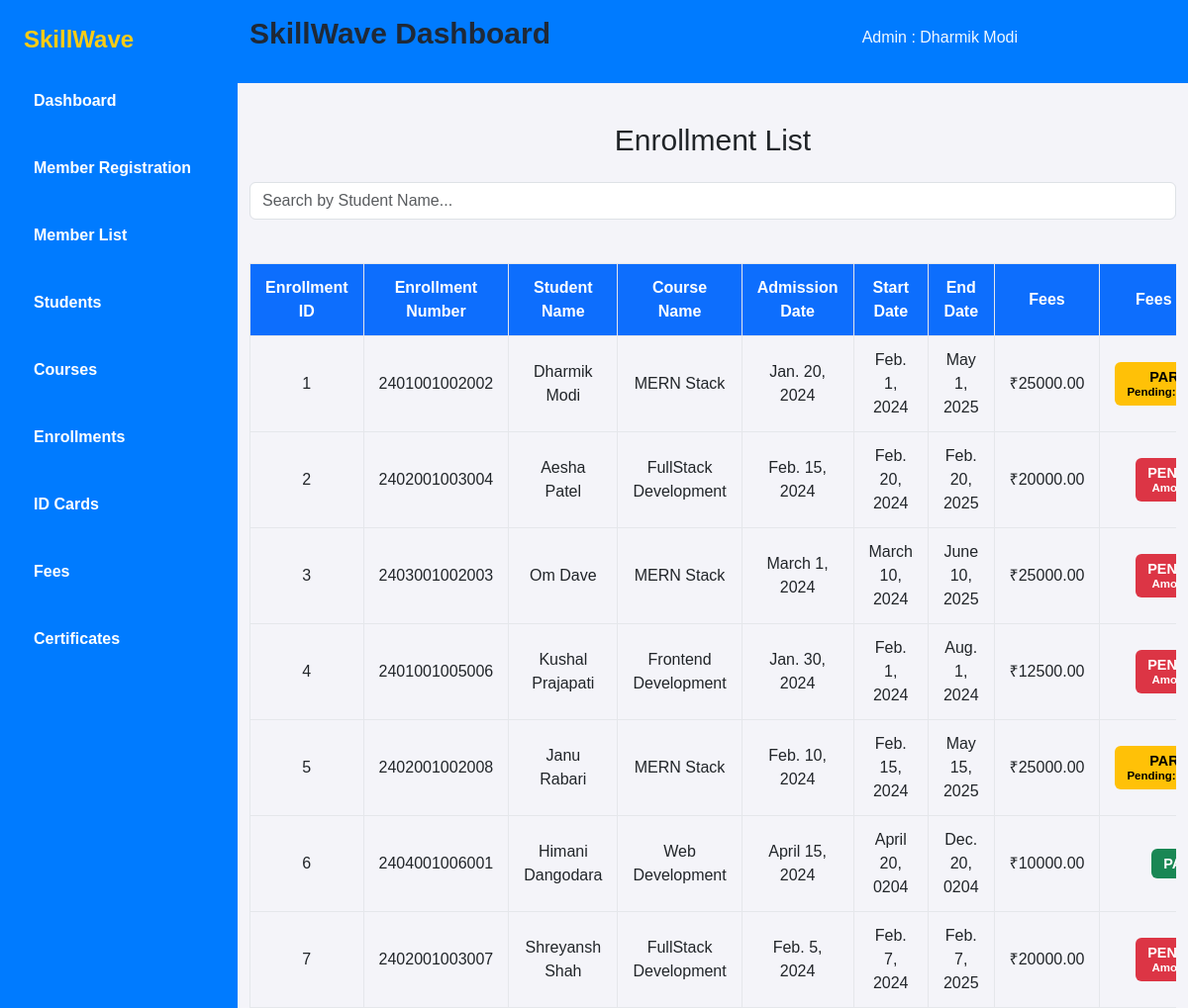
Screenshot of /enrollment/1/ with the database file from the repository.
### myapp/models.py (models this page shows, shortened)
class Admin(models.Model):
    admin_id = models.AutoField(primary_key=True, verbose_name="ID")
    email = models.EmailField(max_length=50)
    password = models.CharField(max_length=10)
    name = models.CharField(max_length=50)

class Enrollment(models.Model):
    enroll_id = models.AutoField(primary_key=True)  # Fixed spelling: enorll_id → enroll_id
    enrollment_number = models.IntegerField(verbose_name="Enrollment Number")
    admin = models.ForeignKey(Admin, on_delete = models.CASCADE )
    student_id = models.ForeignKey(Student, verbose_name="name", on_delete=models.CASCADE, related_name="enrollments")
    course_name = models.ForeignKey(Course, verbose_name="course_name", on_delete=models.CASCADE, related_name="enrollments")
    admission_date = models.DateField()  # Fixed spelling: Addmission_date → admission_date
    start_date = models.DateField()
    end_date = models.DateField()
    total_paid = models.DecimalField(max_digits=10, decimal_places=2, default=0.00)
    pending_amount = models.DecimalField(max_digits=10, decimal_places=2, default=0.00)
    PAYMENT_STATUS_CHOICES = [
        ('PENDING', 'Pending'),
        ('PAID', 'Paid'),
        ('PARTIAL', 'Partial'),
    ]
    payment_status = models.CharField(max_length=10,choices=PAYMENT_STATUS_CHOICES,default='PENDING',verbose_name="Payment Status")

class Student(models.Model):
    student_id = models.AutoField(primary_key=True, verbose_name="ID")  # Fixed spelling: student_id → ID
    admin = models.ForeignKey(Admin, on_delete = models.CASCADE )
    name = models.CharField(max_length=50)
    address = models.CharField(max_length=100)
    phone_no = models.CharField(max_length=10)
    email = models.CharField(max_length=50)
    DOB = models.DateField()
    photo = models.FileField(upload_to='static/images/student_photos/', null=True)  # Fixed max_length to 1
    marks = models.IntegerField(default=0)  # Assuming marks field exists
    gender = models.CharField(max_length=10, choices=[('Male', 'Male'), ('Female', 'Female')])  # Add this field

class Course(models.Model):
    course_id = models.AutoField(verbose_name="course_id",primary_key=True)
    admin = models.ForeignKey(Admin, on_delete = models.CASCADE )
    course_name = models.CharField(max_length=30)
    duration = models.IntegerField(help_text="Duration in month")
    fees = models.DecimalField(max_digits=10, decimal_places=2)
    def __str__(self):
        return self.course_name

### myapp/views.py (the view)
# urls.py: path('enrollment/<int:admin_id>/', views.Enrollment, name='enrollment'),
def Enrollment(request, admin_id):
    c = models.Admin.objects.get(admin_id=admin_id)
    id = c.admin_id
    enrollment = models.Enrollment.objects.filter(admin=admin_id)
    context = {
        'id': id,
        'admin': models.Admin.objects.get(admin_id=admin_id),
        'enrollment': enrollment,
        'admin_id': admin_id,
    }
    context['enrollment'] = enrollment
    return render(request, 'enrollment.html', context)

### myapp/templates/enrollment.html (shortened to what this page needs)
<!DOCTYPE html>
<html lang="en">
<head>
    <script src="https://cdn.tailwindcss.com"></script>
    <link href="https://cdn.jsdelivr.net/npm/bootstrap@5.3.5/dist/css/bootstrap.min.css" rel="stylesheet">
    <link rel="stylesheet" href="https://cdnjs.cloudflare.com/ajax/libs/font-awesome/6.5.0/css/all.min.css">
</head>
<body>
    <div class="flex">
        <aside class="w-1/5 sidebar text-white min-h-screen p-6">
            <h2 class="text-2xl font-bold mb-6"><a href="#">SkillWave</a></h2>
            <ul>
                <li class="mb-4 font-semibold"><a href="{% url 'admin_dashboard' id %}">Dashboard</a></li>
                <li class="mb-4 font-semibold"><a href="{% url 'member_register' admin_id %}">Member Registration</a></li>
                <li class="mb-4 font-semibold"><a href="{% url 'member_list' admin_id %}">Member List</a></li>
                <li class="mb-4 font-semibold"><a href="{% url 'student' admin_id %}">Students</a></li>
                <li class="mb-4 font-semibold"><a href="{% url 'course' admin_id %}">Courses</a></li>
                <li class="mb-4 font-semibold"><a href="{% url 'enrollment' admin_id %}">Enrollments</a></li>
                <li class="mb-4 font-semibold"><a href="{% url 'idcard' admin_id %}">ID Cards</a></li>
                <li class="mb-4 font-semibold"><a href="{% url 'fee' admin_id %}">Fees</a></li>
                <li class="mb-4 font-semibold"><a href="{% url 'certificate' admin_id %}">Certificates</a></li>
            </ul>
        </aside>
        <main class="w-4/5 ">
            <nav class="site-nav mb-10" style="background-color: #007bff;">
                <div class="pb-2 top-bar mb-3">
                    <div class="container">
                        <div class="row align-items-center">
                            <div class="col-lg-7 ">
                                <h1 class="flex text-3xl font-bold text-gray-800 mb-6 mt-3">SkillWave Dashboard</h1>
                            </div>
                            <div class="col-lg-3">
                                <div class="text-right" style="color: aliceblue;">Admin : {{admin.name }}</div>
                            </div>
                        </div>
                    </div>
                </div>
            </nav>
            <div class="container">
                <h2 class="text-center text-3xl mb-4">Enrollment List</h2>
                <div class="d-flex justify-content-end">
                    <input type="text" id="searchInput" name="searchInput" class="form-control search-box" placeholder="Search by Student Name...">
                </div><br>
                <div class="table-responsive">
                    <table class="table-bordered text-center">
                        <thead class="bg-primary text-white">
                            <tr>
                                <th>Enrollment ID</th>
                                <th>Enrollment Number</th>
                                <th>Student Name</th>
                                <th>Course Name</th>
                                <th>Admission Date</th>
                                <th>Start Date</th>
                                <th>End Date</th>
                                <TH>Fees</TH>
                                <th>Fees Status</th>
                            </tr>
                        </thead>
                        <tbody>
                            {% for enrollment in enrollment %}
                            <tr>
                                <td>{{ enrollment.enroll_id }}</td>
                                <td>{{ enrollment.enrollment_number }}</td>
                                <td>{{ enrollment.student_id.name }}</td>
                                <td>{{ enrollment.course_name }}</td>
                                <td>{{ enrollment.admission_date }}</td>
                                <td>{{ enrollment.start_date }}</td>
                                <td>{{ enrollment.end_date }}</td>
                                <td>₹{{ enrollment.course_name.fees }}</td>
                                <td>
                                {% if enrollment.payment_status == 'PAID' %}
                                    <span class="badge bg-success" style="font-size: 0.9em; padding: 8px 12px;">
                                         PAID
                                    </span>
                                {% elif enrollment.payment_status == 'PARTIAL' %}
                                    <span class="badge bg-warning" style="font-size: 0.9em; padding: 8px 12px; color: #000;">
                                         PARTIAL
                                        <br>
                                        <small>Pending: ₹{{ enrollment.pending_amount }}</small>
                                    </span>
                                {% else %}
                                    <span class="badge bg-danger" style="font-size: 0.9em; padding: 8px 12px;">
                                         PENDING
                                        <br>
                                        <small>Amount: ₹{{ enrollment.fees }}</small>
                                    </span>
                                {% endif %}
                                </td>
                            </tr>
                            {% empty %}
                            <tr>
                                <td colspan="7" class="text-center text-gray-500">No members available.</td>
                            </tr>
                            {% endfor %}
                        </tbody>
                    </table>
                </div>
            </div>
        </main>
    </div>
</body>
</html>

### myapp/templates/enrollment.html (style rules this page uses)
body { font-family: 'Poppins', sans-serif; background: #f4f4f9; }
.sidebar { background: #007bff; }
.sidebar h2 a { color: #facc15; text-decoration: none; }
.sidebar ul li { cursor: pointer; transition: 0.3s; }
table { width: 100%; border-collapse: collapse; margin-top: 20px; }
thead { background-color: #007bff; color: white; }
th, td { padding: 12px 15px; text-align: center; border-bottom: 1px solid #ddd; }
.sidebar ul li a { color: white; text-decoration: none; display: block; padding: 10px; }

### rows the page displays
Admin: name "Dharmik Modi"
Enrollment: enroll_id "1", enrollment_number "2401001002002", student_id.name "Dharmik Modi", course_name "MERN Stack", admission_date "Jan. 20, 2024", start_date "Feb. 1, 2024", end_date "May 1, 2025", course_name.fees "25000.00"
Enrollment: enroll_id "2", enrollment_number "2402001003004", student_id.name "Aesha Patel", course_name "FullStack Development", admission_date "Feb. 15, 2024", start_date "Feb. 20, 2024", end_date "Feb. 20, 2025", course_name.fees "20000.00"
Enrollment: enroll_id "3", enrollment_number "2403001002003", student_id.name "Om Dave", course_name "MERN Stack", admission_date "March 1, 2024", start_date "March 10, 2024", end_date "June 10, 2025", course_name.fees "25000.00"
Enrollment: enroll_id "4", enrollment_number "2401001005006", student_id.name "Kushal Prajapati", course_name "Frontend Development", admission_date "Jan. 30, 2024", start_date "Feb. 1, 2024", end_date "Aug. 1, 2024", course_name.fees "12500.00"
Enrollment: enroll_id "5", enrollment_number "2402001002008", student_id.name "Janu Rabari", course_name "MERN Stack", admission_date "Feb. 10, 2024", start_date "Feb. 15, 2024", end_date "May 15, 2025", course_name.fees "25000.00"
Enrollment: enroll_id "6", enrollment_number "2404001006001", student_id.name "Himani Dangodara", course_name "Web Development", admission_date "April 15, 2024", start_date "April 20, 0204", end_date "Dec. 20, 0204", course_name.fees "10000.00", payment_status "PAID"
Enrollment: enroll_id "7", enrollment_number "2402001003007", student_id.name "Shreyansh Shah", course_name "FullStack Development", admission_date "Feb. 5, 2024", start_date "Feb. 7, 2024", end_date "Feb. 7, 2025", course_name.fees "20000.00"
